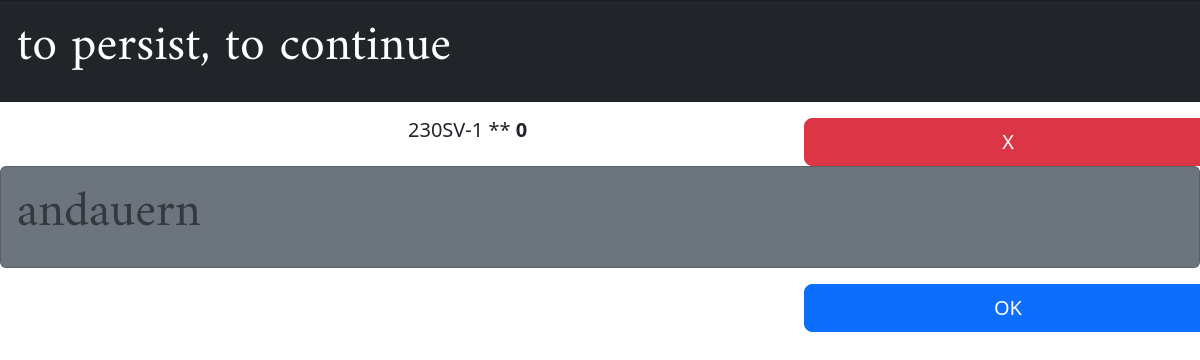
Before: / with the older database file.
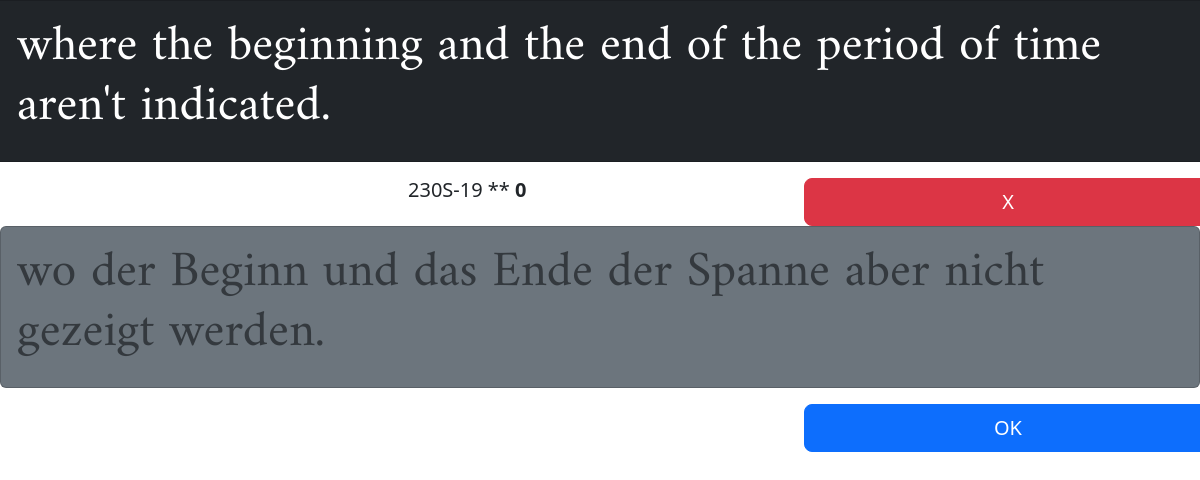
After: the same page with the newer database file.
### revision/models.py (models this page shows)
class Sentence(models.Model):
    TYPE_CHOICES = (
        ('vocabulary', 'vocabulary'),
        ('expression', 'expression'),
    )
    STATE_CHOICES = (
        ('hot', 'hot'),
        ('cold', 'cold'),
    )
    def __str__(self):
        return self.name
    name = models.CharField(max_length=200,unique=True)
    DE = models.CharField(max_length=2000,unique=True)
    EN = models.CharField(max_length=2000,unique=True)
    revision_number = models.IntegerField(default=0)
    state = models.CharField(max_length=200, choices= STATE_CHOICES, default='hot')
    type = models.CharField(max_length=200, choices= TYPE_CHOICES, default='expression')

### revision/views.py (the view)
# urls.py: path('', views.index, name='index'),
def index(request):
    sentence_name = Sentence.objects.filter(state='hot').order_by('revision_number').first()
    sentence = Sentence.objects.get(name=str(sentence_name))
    context = {
        'sentence': sentence
    }
    return render(request, 'index.html', context)

### revision/templates/index.html (shortened to what this page needs)
{% extends 'base.html' %}
{% load static %}
{% block b1 %}
<div class="row">
<div class="card text-white bg-dark mb-3 col-12" >
    <div class="card-body">
      <h1 class="card-title">{{ sentence.EN }}</h1>
    </div>
  </div>
</div>
<div class="row d-flex flex-row-reverse">
  <a class="btn btn-danger btn-lg col-4" href="{% url 'revision:promote' sentence.pk %}" role="button">X</a>
<div class="h5 col-4">{{sentence.name}} ** <b>{{sentence.revision_number}}</b></div>
</div>
<div class="card text-muted bg-secondary mb-3" >
    <div class="card-body">
      <h1 class="card-title ">{{ sentence.DE }}</h1>
    </div>
  </div>
<div class="row d-flex flex-row-reverse">
  <a class="btn btn-primary  col-4  btn-lg" href="{% url 'revision:demote' sentence.pk %}" role="button">OK</a>
  </div>
{% endblock %}

### revision/templates/base.html (shortened to what this page needs)
<!DOCTYPE html>
{% load  static %}
<html lang="en">
<head>
    <link href="/static/bootstrap.min.css" rel="stylesheet">
</head>
<body>
{% block b1 %}
{% endblock %}
</body>
</html>

### revision/templates/base.html (style rules this page uses)
h1 { font-family: 'Amiri';font-size: 50px; }

Changed rows visible on the page:
no longer on this page (row edited): Sentence: EN "to persist, to continue", name "230SV-1", revision_number "0", DE "andauern"
now on this page (row unchanged): Sentence: EN "where the beginning and the end of the period of time aren't indicated.", name "230S-19", revision_number "0", DE "wo der Beginn und das Ende der Spanne aber nicht gezeigt werden."
